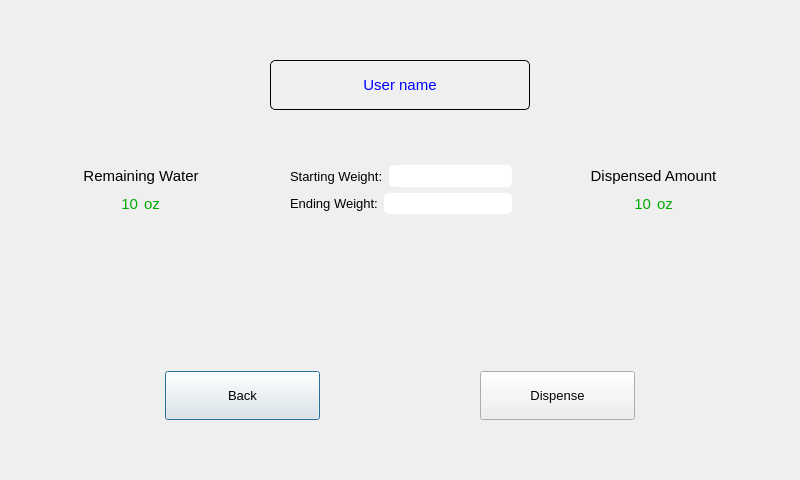
<?xml version="1.0" encoding="UTF-8"?>
<ui version="4.0">
 <class>WeightScreen</class>
 <widget class="QDialog" name="WeightScreen">
  <property name="geometry">
   <rect>
    <x>0</x>
    <y>0</y>
    <width>800</width>
    <height>480</height>
   </rect>
  </property>
  <property name="minimumSize">
   <size>
    <width>800</width>
    <height>480</height>
   </size>
  </property>
  <property name="maximumSize">
   <size>
    <width>800</width>
    <height>480</height>
   </size>
  </property>
  <property name="windowTitle">
   <string>WeightScreen</string>
  </property>
  <layout class="QGridLayout" name="gridLayout">
   <item row="0" column="0">
    <spacer name="verticalSpacer_5">
     <property name="orientation">
      <enum>Qt::Vertical</enum>
     </property>
     <property name="sizeHint" stdset="0">
      <size>
       <width>20</width>
       <height>42</height>
      </size>
     </property>
    </spacer>
   </item>
   <item row="1" column="0">
    <layout class="QHBoxLayout" name="horizontalLayout_5">
     <item>
      <spacer name="horizontalSpacer_8">
       <property name="orientation">
        <enum>Qt::Horizontal</enum>
       </property>
       <property name="sizeType">
        <enum>QSizePolicy::Expanding</enum>
       </property>
       <property name="sizeHint" stdset="0">
        <size>
         <width>40</width>
         <height>20</height>
        </size>
       </property>
      </spacer>
     </item>
     <item>
      <widget class="QLabel" name="userNamelabel">
       <property name="sizePolicy">
        <sizepolicy hsizetype="Expanding" vsizetype="Expanding">
         <horstretch>0</horstretch>
         <verstretch>0</verstretch>
        </sizepolicy>
       </property>
       <property name="styleSheet">
        <string notr="true">border-style: outset;
border-color: black;
border-width: 1px;
border-radius: 5px;
font-size: 15px;
color: rgb(0, 0, 255)</string>
       </property>
       <property name="text">
        <string>User name</string>
       </property>
       <property name="alignment">
        <set>Qt::AlignCenter</set>
       </property>
      </widget>
     </item>
     <item>
      <spacer name="horizontalSpacer_9">
       <property name="orientation">
        <enum>Qt::Horizontal</enum>
       </property>
       <property name="sizeHint" stdset="0">
        <size>
         <width>40</width>
         <height>20</height>
        </size>
       </property>
      </spacer>
     </item>
    </layout>
   </item>
   <item row="2" column="0">
    <spacer name="verticalSpacer_4">
     <property name="orientation">
      <enum>Qt::Vertical</enum>
     </property>
     <property name="sizeHint" stdset="0">
      <size>
       <width>20</width>
       <height>42</height>
      </size>
     </property>
    </spacer>
   </item>
   <item row="3" column="0">
    <layout class="QHBoxLayout" name="horizontalLayout_8">
     <item>
      <spacer name="horizontalSpacer">
       <property name="orientation">
        <enum>Qt::Horizontal</enum>
       </property>
       <property name="sizeHint" stdset="0">
        <size>
         <width>40</width>
         <height>20</height>
        </size>
       </property>
      </spacer>
     </item>
     <item>
      <layout class="QVBoxLayout" name="verticalLayout_2">
       <item>
        <widget class="QLabel" name="label_3">
         <property name="sizePolicy">
          <sizepolicy hsizetype="Expanding" vsizetype="Expanding">
           <horstretch>0</horstretch>
           <verstretch>0</verstretch>
          </sizepolicy>
         </property>
         <property name="styleSheet">
          <string notr="true">QLabel{
	font-size: 15px;
}</string>
         </property>
         <property name="text">
          <string>Remaining Water</string>
         </property>
         <property name="alignment">
          <set>Qt::AlignCenter</set>
         </property>
         <property name="wordWrap">
          <bool>true</bool>
         </property>
        </widget>
       </item>
       <item>
        <layout class="QHBoxLayout" name="horizontalLayout_7">
         <item>
          <widget class="QLabel" name="remainLabel">
           <property name="sizePolicy">
            <sizepolicy hsizetype="Expanding" vsizetype="Expanding">
             <horstretch>0</horstretch>
             <verstretch>0</verstretch>
            </sizepolicy>
           </property>
           <property name="styleSheet">
            <string notr="true">QLabel{
	font-size: 15px;
	color: rgb(0, 170, 0)
}</string>
           </property>
           <property name="text">
            <string>10</string>
           </property>
           <property name="alignment">
            <set>Qt::AlignRight|Qt::AlignTrailing|Qt::AlignVCenter</set>
           </property>
           <property name="wordWrap">
            <bool>true</bool>
           </property>
          </widget>
         </item>
         <item>
          <widget class="QLabel" name="label_10">
           <property name="sizePolicy">
            <sizepolicy hsizetype="Expanding" vsizetype="Expanding">
             <horstretch>0</horstretch>
             <verstretch>0</verstretch>
            </sizepolicy>
           </property>
           <property name="styleSheet">
            <string notr="true">QLabel{
	font-size: 15px;
	color: rgb(0, 170, 0)
}</string>
           </property>
           <property name="text">
            <string>oz</string>
           </property>
           <property name="alignment">
            <set>Qt::AlignLeading|Qt::AlignLeft|Qt::AlignVCenter</set>
           </property>
           <property name="wordWrap">
            <bool>true</bool>
           </property>
          </widget>
         </item>
        </layout>
       </item>
      </layout>
     </item>
     <item>
      <widget class="QLabel" name="label">
       <property name="text">
        <string/>
       </property>
       <property name="alignment">
        <set>Qt::AlignCenter</set>
       </property>
       <property name="wordWrap">
        <bool>true</bool>
       </property>
      </widget>
     </item>
     <item>
      <spacer name="horizontalSpacer_2">
       <property name="orientation">
        <enum>Qt::Horizontal</enum>
       </property>
       <property name="sizeHint" stdset="0">
        <size>
         <width>40</width>
         <height>20</height>
        </size>
       </property>
      </spacer>
     </item>
     <item>
      <layout class="QVBoxLayout" name="verticalLayout">
       <item>
        <layout class="QHBoxLayout" name="horizontalLayout">
         <item>
          <widget class="QLabel" name="label_5">
           <property name="styleSheet">
            <string notr="true">font-size: 13px;</string>
           </property>
           <property name="text">
            <string>Starting Weight:</string>
           </property>
          </widget>
         </item>
         <item>
          <widget class="QLineEdit" name="startWeightEdit">
           <property name="sizePolicy">
            <sizepolicy hsizetype="Expanding" vsizetype="Expanding">
             <horstretch>0</horstretch>
             <verstretch>0</verstretch>
            </sizepolicy>
           </property>
           <property name="focusPolicy">
            <enum>Qt::ClickFocus</enum>
           </property>
           <property name="styleSheet">
            <string notr="true">border-radius: 5px;
font-size: 13px;</string>
           </property>
          </widget>
         </item>
        </layout>
       </item>
       <item>
        <layout class="QHBoxLayout" name="horizontalLayout_2">
         <item>
          <widget class="QLabel" name="label_6">
           <property name="styleSheet">
            <string notr="true">font-size: 13px;</string>
           </property>
           <property name="text">
            <string>Ending Weight:</string>
           </property>
          </widget>
         </item>
         <item>
          <widget class="QLineEdit" name="endWeightEdit">
           <property name="sizePolicy">
            <sizepolicy hsizetype="Expanding" vsizetype="Expanding">
             <horstretch>0</horstretch>
             <verstretch>0</verstretch>
            </sizepolicy>
           </property>
           <property name="focusPolicy">
            <enum>Qt::ClickFocus</enum>
           </property>
           <property name="styleSheet">
            <string notr="true">border-radius: 5px;
font-size: 13px;</string>
           </property>
          </widget>
         </item>
        </layout>
       </item>
      </layout>
     </item>
     <item>
      <spacer name="horizontalSpacer_4">
       <property name="orientation">
        <enum>Qt::Horizontal</enum>
       </property>
       <property name="sizeHint" stdset="0">
        <size>
         <width>40</width>
         <height>20</height>
        </size>
       </property>
      </spacer>
     </item>
     <item>
      <layout class="QVBoxLayout" name="verticalLayout_3">
       <item>
        <widget class="QLabel" name="label_4">
         <property name="sizePolicy">
          <sizepolicy hsizetype="Expanding" vsizetype="Expanding">
           <horstretch>0</horstretch>
           <verstretch>0</verstretch>
          </sizepolicy>
         </property>
         <property name="styleSheet">
          <string notr="true">QLabel{
	font-size: 15px;
}</string>
         </property>
         <property name="text">
          <string>Dispensed Amount</string>
         </property>
         <property name="scaledContents">
          <bool>false</bool>
         </property>
         <property name="alignment">
          <set>Qt::AlignCenter</set>
         </property>
         <property name="wordWrap">
          <bool>true</bool>
         </property>
        </widget>
       </item>
       <item>
        <layout class="QHBoxLayout" name="horizontalLayout_3">
         <item>
          <widget class="QLabel" name="dispenseAmountLabel">
           <property name="sizePolicy">
            <sizepolicy hsizetype="Expanding" vsizetype="Expanding">
             <horstretch>0</horstretch>
             <verstretch>0</verstretch>
            </sizepolicy>
           </property>
           <property name="styleSheet">
            <string notr="true">QLabel{
	font-size: 15px;
	color: rgb(0, 170, 0);
}</string>
           </property>
           <property name="text">
            <string>10</string>
           </property>
           <property name="scaledContents">
            <bool>false</bool>
           </property>
           <property name="alignment">
            <set>Qt::AlignRight|Qt::AlignTrailing|Qt::AlignVCenter</set>
           </property>
           <property name="wordWrap">
            <bool>true</bool>
           </property>
          </widget>
         </item>
         <item>
          <widget class="QLabel" name="label_8">
           <property name="sizePolicy">
            <sizepolicy hsizetype="Expanding" vsizetype="Expanding">
             <horstretch>0</horstretch>
             <verstretch>0</verstretch>
            </sizepolicy>
           </property>
           <property name="styleSheet">
            <string notr="true">QLabel{
	font-size: 15px;
	color: rgb(0, 170, 0);
}</string>
           </property>
           <property name="text">
            <string>oz</string>
           </property>
           <property name="scaledContents">
            <bool>false</bool>
           </property>
           <property name="alignment">
            <set>Qt::AlignLeading|Qt::AlignLeft|Qt::AlignVCenter</set>
           </property>
           <property name="wordWrap">
            <bool>true</bool>
           </property>
          </widget>
         </item>
        </layout>
       </item>
      </layout>
     </item>
     <item>
      <spacer name="horizontalSpacer_3">
       <property name="orientation">
        <enum>Qt::Horizontal</enum>
       </property>
       <property name="sizeHint" stdset="0">
        <size>
         <width>40</width>
         <height>20</height>
        </size>
       </property>
      </spacer>
     </item>
    </layout>
   </item>
   <item row="4" column="0">
    <spacer name="verticalSpacer_3">
     <property name="orientation">
      <enum>Qt::Vertical</enum>
     </property>
     <property name="sizeHint" stdset="0">
      <size>
       <width>20</width>
       <height>42</height>
      </size>
     </property>
    </spacer>
   </item>
   <item row="5" column="0">
    <layout class="QHBoxLayout" name="horizontalLayout_6">
     <item>
      <spacer name="horizontalSpacer_10">
       <property name="orientation">
        <enum>Qt::Horizontal</enum>
       </property>
       <property name="sizeType">
        <enum>QSizePolicy::Fixed</enum>
       </property>
       <property name="sizeHint" stdset="0">
        <size>
         <width>40</width>
         <height>20</height>
        </size>
       </property>
      </spacer>
     </item>
     <item>
      <widget class="QLabel" name="notifyLabel">
       <property name="enabled">
        <bool>false</bool>
       </property>
       <property name="sizePolicy">
        <sizepolicy hsizetype="Expanding" vsizetype="Expanding">
         <horstretch>0</horstretch>
         <verstretch>0</verstretch>
        </sizepolicy>
       </property>
       <property name="styleSheet">
        <string notr="true">QLabel{
	color:red;
	font-size: 15px;
}</string>
       </property>
       <property name="text">
        <string/>
       </property>
       <property name="alignment">
        <set>Qt::AlignCenter</set>
       </property>
      </widget>
     </item>
     <item>
      <spacer name="horizontalSpacer_11">
       <property name="orientation">
        <enum>Qt::Horizontal</enum>
       </property>
       <property name="sizeType">
        <enum>QSizePolicy::Fixed</enum>
       </property>
       <property name="sizeHint" stdset="0">
        <size>
         <width>40</width>
         <height>20</height>
        </size>
       </property>
      </spacer>
     </item>
    </layout>
   </item>
   <item row="6" column="0">
    <spacer name="verticalSpacer_2">
     <property name="orientation">
      <enum>Qt::Vertical</enum>
     </property>
     <property name="sizeType">
      <enum>QSizePolicy::Fixed</enum>
     </property>
     <property name="sizeHint" stdset="0">
      <size>
       <width>20</width>
       <height>46</height>
      </size>
     </property>
    </spacer>
   </item>
   <item row="7" column="0">
    <layout class="QHBoxLayout" name="horizontalLayout_4">
     <item>
      <spacer name="horizontalSpacer_5">
       <property name="orientation">
        <enum>Qt::Horizontal</enum>
       </property>
       <property name="sizeHint" stdset="0">
        <size>
         <width>40</width>
         <height>20</height>
        </size>
       </property>
      </spacer>
     </item>
     <item>
      <widget class="QPushButton" name="backButton">
       <property name="sizePolicy">
        <sizepolicy hsizetype="Expanding" vsizetype="Expanding">
         <horstretch>0</horstretch>
         <verstretch>0</verstretch>
        </sizepolicy>
       </property>
       <property name="styleSheet">
        <string notr="true">font-size: 13px;</string>
       </property>
       <property name="text">
        <string>Back</string>
       </property>
      </widget>
     </item>
     <item>
      <spacer name="horizontalSpacer_7">
       <property name="orientation">
        <enum>Qt::Horizontal</enum>
       </property>
       <property name="sizeHint" stdset="0">
        <size>
         <width>40</width>
         <height>20</height>
        </size>
       </property>
      </spacer>
     </item>
     <item>
      <widget class="QPushButton" name="dispenseButton">
       <property name="sizePolicy">
        <sizepolicy hsizetype="Expanding" vsizetype="Expanding">
         <horstretch>0</horstretch>
         <verstretch>0</verstretch>
        </sizepolicy>
       </property>
       <property name="styleSheet">
        <string notr="true">font-size: 13px;</string>
       </property>
       <property name="text">
        <string>Dispense</string>
       </property>
      </widget>
     </item>
     <item>
      <spacer name="horizontalSpacer_6">
       <property name="orientation">
        <enum>Qt::Horizontal</enum>
       </property>
       <property name="sizeHint" stdset="0">
        <size>
         <width>40</width>
         <height>20</height>
        </size>
       </property>
      </spacer>
     </item>
    </layout>
   </item>
   <item row="8" column="0">
    <spacer name="verticalSpacer">
     <property name="orientation">
      <enum>Qt::Vertical</enum>
     </property>
     <property name="sizeHint" stdset="0">
      <size>
       <width>20</width>
       <height>42</height>
      </size>
     </property>
    </spacer>
   </item>
  </layout>
 </widget>
 <resources/>
 <connections/>
</ui>
